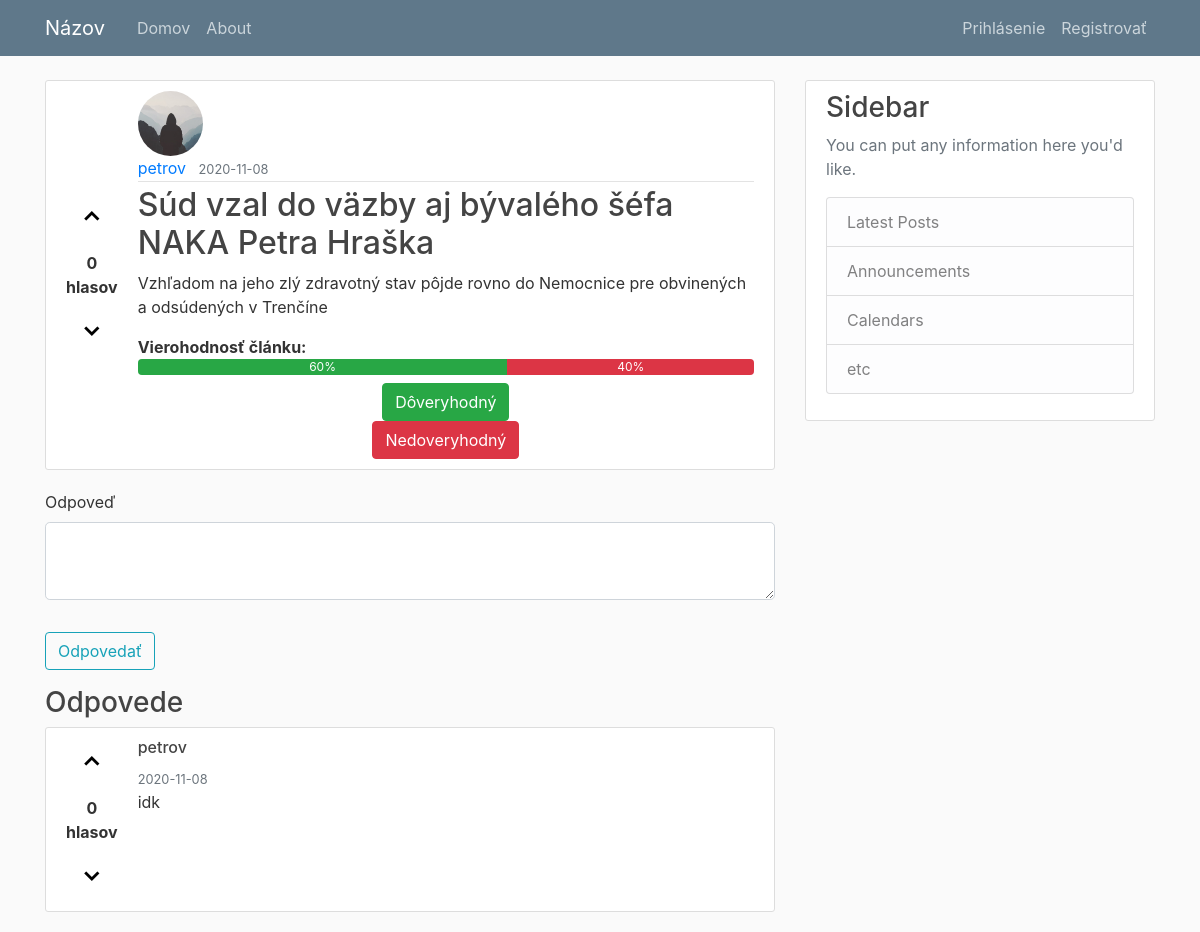
/post/1, run on an earlier commit of the app's database.
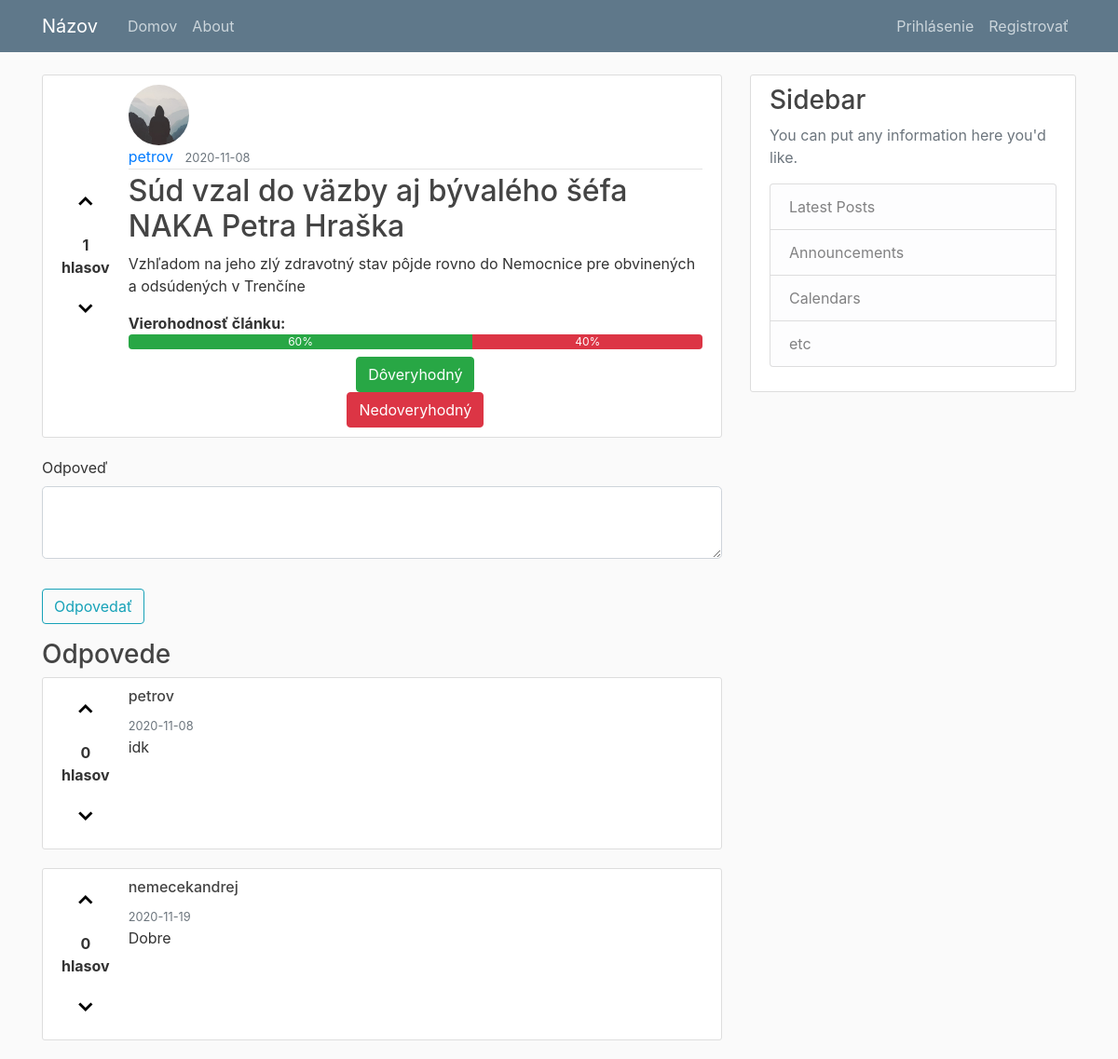
And on a later commit of the database.
### application/models.py (models this page shows, shortened)
class Comment(db.Model):
    id = db.Column(db.Integer, primary_key=True)
    content = db.Column(db.Text, nullable=False)
    date_posted = db.Column(db.DateTime, nullable=False, default=datetime.utcnow())
    user_id = db.Column(db.Integer, db.ForeignKey('user.id'), nullable=False)
    post_id = db.Column(db.Integer, db.ForeignKey('post.id'), nullable=False)
    likes = db.relationship('CommentLike', backref='comment', lazy=True)
    votes = 0
    can_upvote = True
    can_downvote = True
    def set_votable(self):
        self.votes = 0
        for vote in self.likes:
            self.votes = self.votes + 1 if vote.is_upvote else self.votes - 1

class User(db.Model, UserMixin):
    id = db.Column(db.Integer, primary_key=True)
    username = db.Column(db.String(20), unique=True, nullable=False)
    email = db.Column(db.String(120), unique=True, nullable=False)
    image_file = db.Column(db.String(20), nullable=False, default='default.jpg')
    password = db.Column(db.String(60), nullable=False)
    posts = db.relationship('Post', backref='author', lazy=True)
    comments = db.relationship('Comment', backref='author', lazy=True)
    comment_likes = db.relationship('CommentLike', backref='user', lazy=True)
    post_likes = db.relationship('PostLike', backref='user', lazy=True)

### application/posts/routes.py (the view)
@posts.route('/post/<int:post_id>')
def post(post_id):
    post = Post.query.get_or_404(post_id)
    post.set_votable()
    comments = post.comments
    for comment in comments:
        comment.set_votable()
    form = ResponseForm()
    return render_template('post.html', post_id=post_id, title=post.title, post=post, form=form, comments=comments)

### application/posts/forms.py
class ResponseForm(FlaskForm):
    message = TextAreaField('Odpoveď', validators=[DataRequired()])
    submit = SubmitField('Odpovedať')

### application/models.py (called while the page is built, shortened)
    def set_votable(self):
        self.votes = 0
        for vote in self.likes:
            self.votes = self.votes + 1 if vote.is_upvote else self.votes - 1

### application/templates/post.html (shortened to what this page needs)
{% extends "layout.html" %}
{% block content %}
<article class="media content-section">
  <div class="votes">
    <form action="{{ url_for('posts.upvote_post', post_id=post.id) }}" method="post">
      {% if post.can_upvote %}
      <button>&#8963;</button>
      {% endif %}
    </form>
    <strong>{{ post.votes }}<br>hlasov</strong>
    <form action="{{ url_for('posts.downvote_post', post_id=post.id) }}" method="post">
      {% if post.can_downvote %}
      <button>&#8964;</button>
      {% endif %}
    </form>
  </div>
  <div class="media-body">
    <img class="rounded-circle article-img"
      src="{{ url_for('static', filename='profile_pics/' + post.author.image_file) }}">
    <div class="article-metadata">
      <a class="mr-2"
        href="{{ url_for('users.user_posts', username=post.author.username) }}">{{ post.author.username }}</a>
      <small class="text-muted">{{ post.date_posted.strftime('%Y-%m-%d') }}</small>
    </div>
    <h2 class="article-title">{{ post.title }}</h2>
    <p class="article-content">{{ post.content }}</p>
    <strong>Vierohodnosť článku:</strong>
    <div class="progress mb-2">
      <div class="progress-bar bg-success" role="progressbar" style="width: 60%" aria-valuemax="100">60%</div>
      <div class="progress-bar bg-danger" role="progressbar" style="width: 40%" aria-valuemax="100">40%</div>
    </div>
    <div class="text-center">
      <form action="{{ url_for('posts.true_post', post_id=post_id) }}" method="post">
        <button type="button" class="btn btn-success">Dôveryhodný</button>
      </form>
      <form action="{{ url_for('posts.false_post', post_id=post_id) }}" method="post">
        <button type="button" class="btn btn-danger">Nedoveryhodný</button>
      </form>
    </div>
  </div>
</article>
<div>
  <form method="POST" action="{{url_for('posts.add_post_comment', post_id=post_id)}}">
    <fieldset class="form-group">
      <div class="form-group">
        {{ form.message.label(class="form-control-label") }}
        {% if form.message.errors %}
        {{ form.message(class="form-control form-control-lg is-invalid") }}
        <div class="invalid-feedback">
          {% for error in form.message.errors %}
          <span>{{ error }}</span>
          {% endfor %}
        </div>
        {% else %}
        {{ form.message(class="form-control form-control-lg") }}
        {% endif %}
      </div>
    </fieldset>
    <div class="form-group">
      {{ form.submit(class="btn btn-outline-info") }}
    </div>
  </form>
</div>
<section>
  <h3>Odpovede</h3>
  {% for comment in comments %}
  <article class="content-section media">
    <div class="votes">
      <form action="{{ url_for('posts.upvote_comment', post_id=post_id, comment_id=comment.id) }}" method="post">
        {% if comment.can_upvote %}
        <button>&#8963;</button>
        {% endif %}
      </form>
      <strong>{{ comment.votes }}<br>hlasov</strong>
      <form action="{{ url_for('posts.downvote_comment', post_id=post_id, comment_id=comment.id) }}" method="post">
        {% if comment.can_downvote %}
        <button>&#8964;</button>
        {% endif %}
      </form>
    </div>
    <div>
      <h6>{{ comment.author.username }}</h6>
      <small class="text-muted">{{ comment.date_posted.strftime('%Y-%m-%d') }}</small>
      <p>{{ comment.content }}</p>
    </div>
  </article>
  {% endfor %}
</section>
{% endblock content %}

What changed in the data, as far as the page shows it:
added Comment: votes "0", author.username "nemecekandrej", date_posted "2020-11-19", content "Dobre"
Also different on the page:
{{ post.votes }}: "0" → "1"
